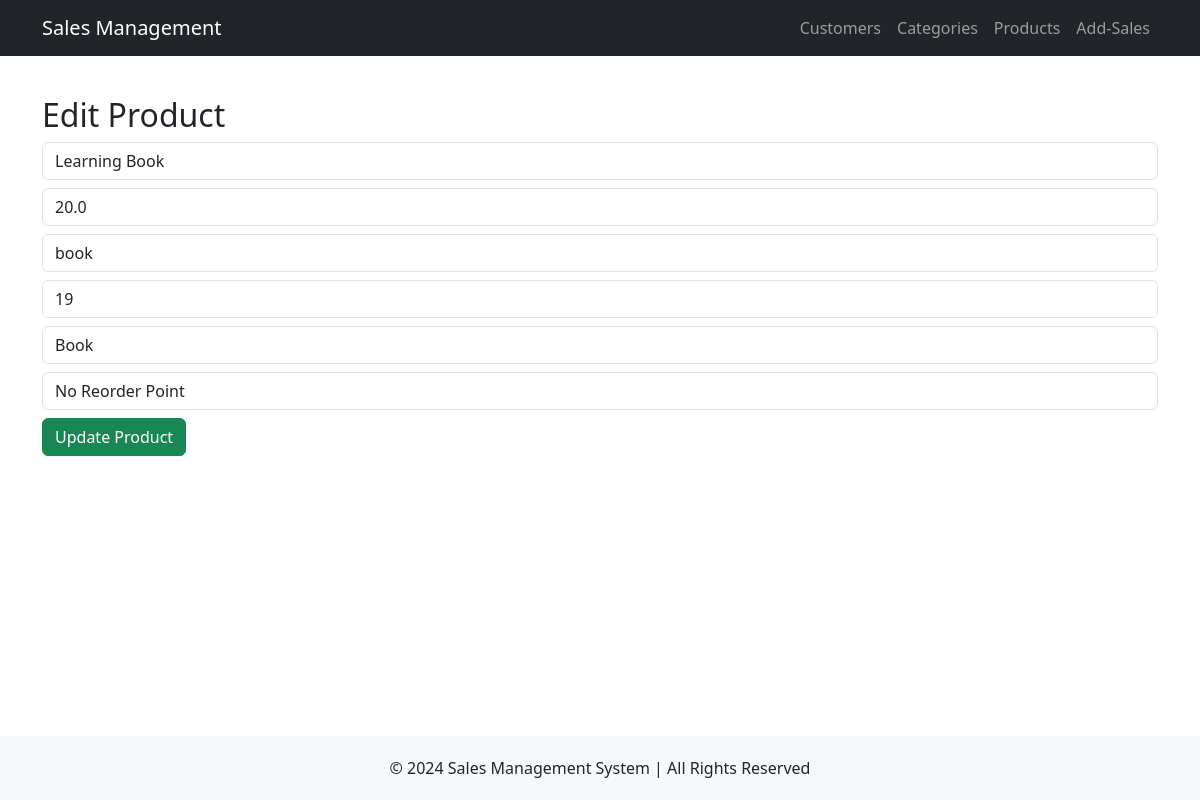
Page /edit_product/1 on the earlier database version.
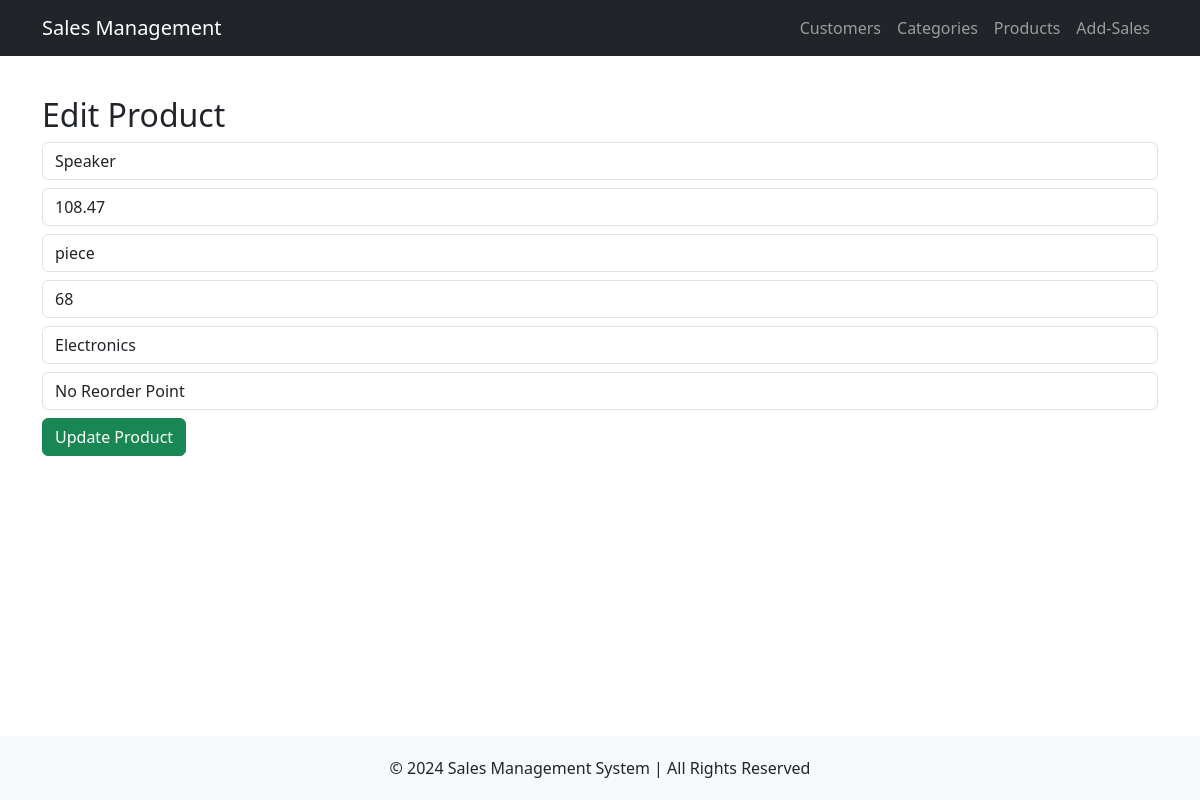
Same page on the later database version.
### tables this page shows
CREATE TABLE Products (
    pro_id INTEGER PRIMARY KEY AUTOINCREMENT,
    name TEXT NOT NULL,
    price REAL NOT NULL CHECK(price >= 0),
    unit TEXT NOT NULL,
    qty INTEGER NOT NULL CHECK(qty >= 0),
    category_id INTEGER NOT NULL,
    reorder_point TEXT CHECK(reorder_point IN ('Reorder', 'Not-Reorder')) DEFAULT 'Not-Reorder',
    FOREIGN KEY (category_id) REFERENCES Product_categories(proc_id) ON DELETE CASCADE
);

### routes/products.py (the view, shortened to what this page needs)
@product_bp.route('/edit_product/<int:pro_id>', methods=['GET', 'POST'])
def edit_product(pro_id):
    conn = get_db_connection()
    product = conn.execute('SELECT * FROM Products WHERE pro_id = ?', (pro_id,)).fetchone()
    categories = conn.execute('SELECT * FROM Product_categories').fetchall()
    conn.close()
    return render_template('edit_product.html', product=product, categories=categories)

### routes/products.py (called while the page is built)
def get_db_connection():
    conn = sqlite3.connect(DATABASE)
    conn.row_factory = sqlite3.Row
    return conn

### templates/edit_product.html (shortened to what this page needs)
{% extends 'base.html' %}
{% block content %}
    <h2>Edit Product</h2>
    <form action='/edit_product/{{ product["pro_id"] }}' method='post'>
        <input type='text' name='name' value='{{ product["name"] }}' required class='form-control mb-2'>
        <input type='number' name='price' value='{{ product["price"] }}' required class='form-control mb-2'>
        <input type='text' name='unit' value='{{ product["unit"] }}' required class='form-control mb-2'>
        <input type='number' name='qty' value='{{ product["qty"] }}' required class='form-control mb-2'>
        <select name='category' class='form-control mb-2'>
            {% for category in categories %}
                <option value="{{ category['proc_id'] }}" {% if category['proc_id'] == product['category'] %}selected{% endif %}>{{ category['name'] }}</option>
            {% endfor %}
        </select>
        <select name='reorder_point' class='form-control mb-2'>
            <option value=0 {% if product['reorder_point'] == 0 %}selected{% endif %}>No Reorder Point</option>
        </select>
        <button type='submit' class='btn btn-success'>Update Product</button>
    </form>
{% endblock %}

Differences in the rows shown:
changed Products: name "Learning Book" → "Speaker"; price "20.0" → "108.47"; unit "book" → "piece"; qty "19" → "68"; reorder_point "No Reorder Point" → (not shown)
Other differences:
form field category: "Book" → "Electronics"
form field reorder_point: (not shown) → "No Reorder Point"
